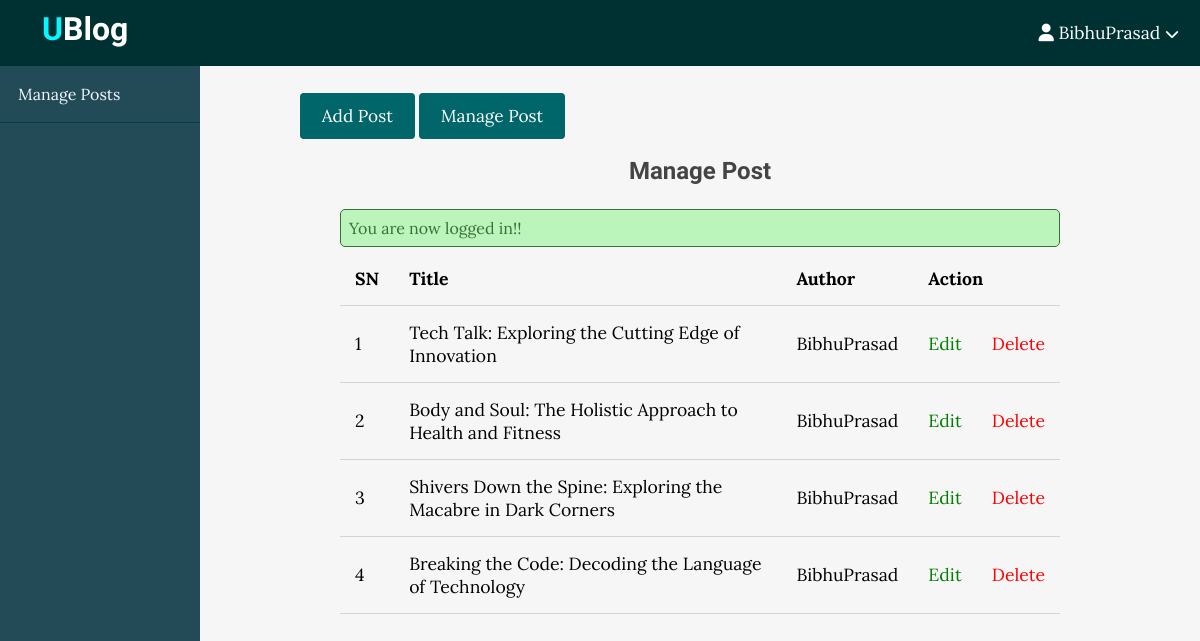
Screenshot of /blogger/posts/index_posts.php (signed in) with the database file from the repository.
### tables this page shows
CREATE TABLE `posts` (
  `id` int(11) NOT NULL,
  `user_id` int(11) NOT NULL,
  `username` varchar(100) NOT NULL,
  `topic_id` int(11) DEFAULT NULL,
  `title` varchar(255) NOT NULL,
  `image` varchar(255) NOT NULL,
  `body` text NOT NULL,
  `published` tinyint(4) NOT NULL,
  `created_at` datetime NOT NULL DEFAULT current_timestamp(),
  `views` int(100) NOT NULL DEFAULT 0
);

### app/database/db.php (called while the page is built, shortened)
<?php
require('connect.php');
function selectAll($table, $conditions = []){
    global $conn;
    $sql = "SELECT * FROM $table";
    if(empty($conditions)){
        $stmt = $conn->prepare($sql);
        $stmt->execute();
        $records = $stmt->get_result()->fetch_all(MYSQLI_ASSOC);
        return $records;
    }
}
?>

### app/controllers/posts.php (called while the page is built, shortened)
<?php
include(ROOT_PATH . "/app/database/db.php");
$table = 'posts';
$posts = selectAll($table);
?>

### blogger/posts/index_posts.php (the view, shortened to what this page needs)
<?php include(ROOT_PATH . "/app/controllers/posts.php");
?>
<!DOCTYPE html>
<html lang="en">
<head>
    <link rel="stylesheet" href="../../assets/css/style.css">
    <link rel="stylesheet" href="../../assets/css/admin.css">
</head>
<body>
    <?php include(ROOT_PATH . "/app/includes/bloggerHeader.php"); ?>
    <div class="admin-wrapper">
        <?php include(ROOT_PATH . "/app/includes/bloggerSidebar.php"); ?>
        <div class="admin-content">
            <div class="button-group">
                <a href="create_posts.php" class="btn btn-big">Add Post</a>
                <a href="index_posts.php" class="btn btn-big">Manage Post</a>
            </div>
            <div class="content">
                <h2 class="page-title">Manage Post</h2>
                <?php include(ROOT_PATH . "/app/includes/messages.php"); ?>
                <table>
                    <thead>
                        <th>SN</th>
                        <th>Title</th>
                        <th>Author</th>
                        <th colspan="3">Action</th>
                    </thead>
                    <tbody>
                        <?php $i=1;
                        foreach($posts as $key => $post): ?>
                            <?php if($_SESSION['id']==$post['user_id'] && $post['published']==1):?>
                            <tr>
                                <td><?php echo $i++; ?></td>
                                <td><?php echo $post['title']; ?></td>
                                <td><?php echo $_SESSION['username'];?></td>
                                <td><a href="edit_posts.php?id=<?php echo $post['id']; ?>" class="edit">Edit</a></td>
                                <td><a href="edit_posts.php?delete_id=<?php echo $post['id']; ?>" class="delete">Delete</a></td>
                            </tr>
                            <?php endif;?>
                        <?php endforeach;?>
                    </tbody>
                </table>
            </div>
        </div>
    </div>
</body>
</html>

### assets/css/style.css (style rules this page uses)
* { box-sizing: border-box; }
html,body { height:100%; padding:0px; margin:0px; background-color: #f6f6f6; font-family:'Lora', serif; }
h1,h2,h3,h4,h5,h6 { font-family: 'Candal',serif; color:#444; margin:5px; }
a { text-decoration: none; color:inherit; }
.btn { padding: 0.5rem 1rem; background:#006669; color: white; border: 1px solid transparent; border-radius: 0.25rem; font-size: 1.08em; font-family: 'Lora',serif; }
.btn-big { padding:.7rem 1.3rem; line-height:1.3rem; }
.content { width:90%; margin:30px auto 30px; }

### assets/css/admin.css (style rules this page uses)
.admin-wrapper { display: flex; height: calc(100% - 66px); }
.admin-wrapper .admin-content { flex: 8; height: 100%; padding: 40px 100px 100px; overflow-y: scroll; }
.admin-content .page-title { text-align: center; margin-bottom: 1.5rem; }
table { width: 100%; border-collapse: collapse; font-size: 1.1rem; }
th, td { padding: 15px; text-align: left; border-bottom: 1px solid #d3d3d3; }
.edit { color: green; }
.delete { color: red; }

### rows the page displays
posts: title "Tech Talk: Exploring the Cutting Edge of Innovation"
posts: title "Body and Soul: The Holistic Approach to Health and Fitness"
posts: title "Shivers Down the Spine: Exploring the Macabre in Dark Corners"
posts: title "Breaking the Code: Decoding the Language of Technology"

### other values shown
$_SESSION['username'] "BibhuPrasad"
$_SESSION['message'] "You are now logged in!!"
